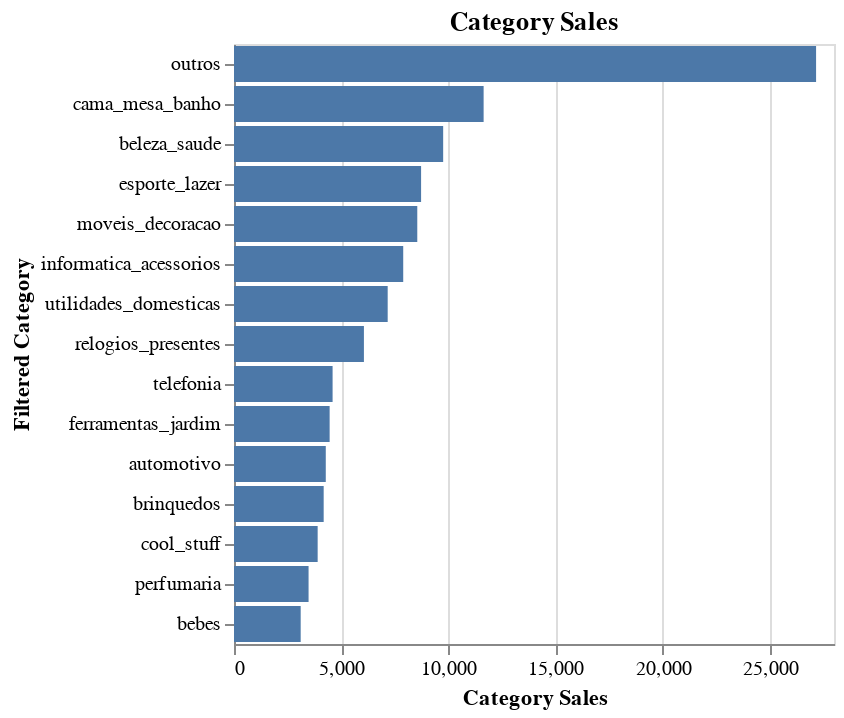

Here is the notebook cell this chart was saved with:
### Code cell
alt.Chart(customer_products).mark_bar().encode(
    alt.Y('filtered_category', title='Filtered Category').sort('-x'),
    alt.X('count()', title='Category Sales')
    ).properties(
        title='Category Sales'
    )

### Figure 1 — Vega specification as saved in the notebook (floating-point values rounded to 4 significant figures)
{"$schema": "https://vega.github.io/schema/vega/v5.json", "data": [{"name": "source_0"}, {"name": "data_0", "values": [{"__count": 27164, "filtered_category": "outros"}, {"__count": 7172, "filtered_category": "utilidades_domesticas"}, {"__count": 8731, "filtered_category": "esporte_lazer"}, {"__count": 7897, "filtered_category": "informatica_acessorios"}, {"__count": 4185, "filtered_category": "brinquedos"}, {"__count": 8553, "filtered_category": "moveis_decoracao"}, {"__count": 4283, "filtered_category": "automotivo"}, {"__count": 4601, "filtered_category": "telefonia"}, {"__count": 9761, "filtered_category": "beleza_saude"}, {"__count": 4463, "filtered_category": "ferramentas_jardim"}, {"__count": 11649, "filtered_category": "cama_mesa_banho"}, {"__count": 3112, "filtered_category": "bebes"}, {"__count": 6063, "filtered_category": "relogios_presentes"}, {"__count": 3480, "filtered_category": "perfumaria"}, {"__count": 3904, "filtered_category": "cool_stuff"}]}, {"name": "data_0_x_domain___count", "values": [{"min": 3112, "max": 27164}]}, {"name": "source_0_y_domain_filtered_category", "values": [{"filtered_category": "outros", "sort_field": 27164}, {"filtered_category": "utilidades_domesticas", "sort_field": 7172}, {"filtered_category": "esporte_lazer", "sort_field": 8731}, {"filtered_category": "informatica_acessorios", "sort_field": 7897}, {"filtered_category": "brinquedos", "sort_field": 4185}, {"filtered_category": "moveis_decoracao", "sort_field": 8553}, {"filtered_category": "automotivo", "sort_field": 4283}, {"filtered_category": "telefonia", "sort_field": 4601}, {"filtered_category": "beleza_saude", "sort_field": 9761}, {"filtered_category": "ferramentas_jardim", "sort_field": 4463}, {"filtered_category": "cama_mesa_banho", "sort_field": 11649}, {"filtered_category": "bebes", "sort_field": 3112}, {"filtered_category": "relogios_presentes", "sort_field": 6063}, {"filtered_category": "perfumaria", "sort_field": 3480}, {"filtered_category": "cool_stuff", "sort_field": 3904}]}], "signals": [{"name": "y_step", "value": 20}, {"name": "height", "update": "bandspace(domain('y').length, 0.1, 0.05) * y_step"}], "marks": [{"type": "rect", "name": "marks", "from": {"data": "data_0"}, "encode": {"update": {"height": {"signal": "max(0.25, bandwidth('y'))"}, "fill": {"value": "#4c78a8"}, "x2": {"value": 0, "scale": "x"}, "x": {"field": "__count", "scale": "x"}, "y": {"field": "filtered_category", "scale": "y"}}}, "style": ["bar"]}], "scales": [{"name": "x", "type": "linear", "domain": [{"signal": "(data(\"data_0_x_domain___count\")[0] || {}).min"}, {"signal": "(data(\"data_0_x_domain___count\")[0] || {}).max"}], "range": [0, {"signal": "width"}], "zero": true, "nice": true}, {"name": "y", "type": "band", "domain": {"data": "source_0_y_domain_filtered_category", "field": "filtered_category", "sort": {"op": "max", "field": "sort_field", "order": "descending"}}, "range": {"step": {"signal": "y_step"}}, "paddingOuter": 0.05, "paddingInner": 0.1}], "axes": [{"scale": "x", "grid": true, "zindex": 0, "orient": "bottom", "tickCount": {"signal": "ceil(width/40)"}, "ticks": false, "maxExtent": 0, "aria": false, "domain": false, "labels": false, "minExtent": 0, "gridScale": "y"}, {"scale": "x", "tickCount": {"signal": "ceil(width/40)"}, "labelFlush": true, "labelOverlap": true, "zindex": 0, "grid": false, "title": "Category Sales", "orient": "bottom"}, {"scale": "y", "orient": "left", "zindex": 0, "grid": false, "title": "Filtered Category"}], "title": {"text": "Category Sales", "frame": "group"}, "background": "white", "width": 300, "padding": 5, "style": "cell"}
